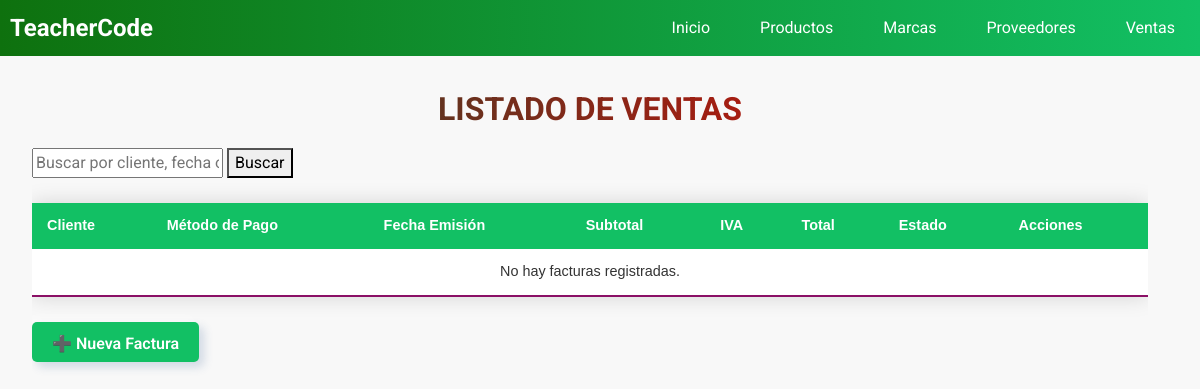
Page /invoice_list/ (signed in) on the earlier database version.
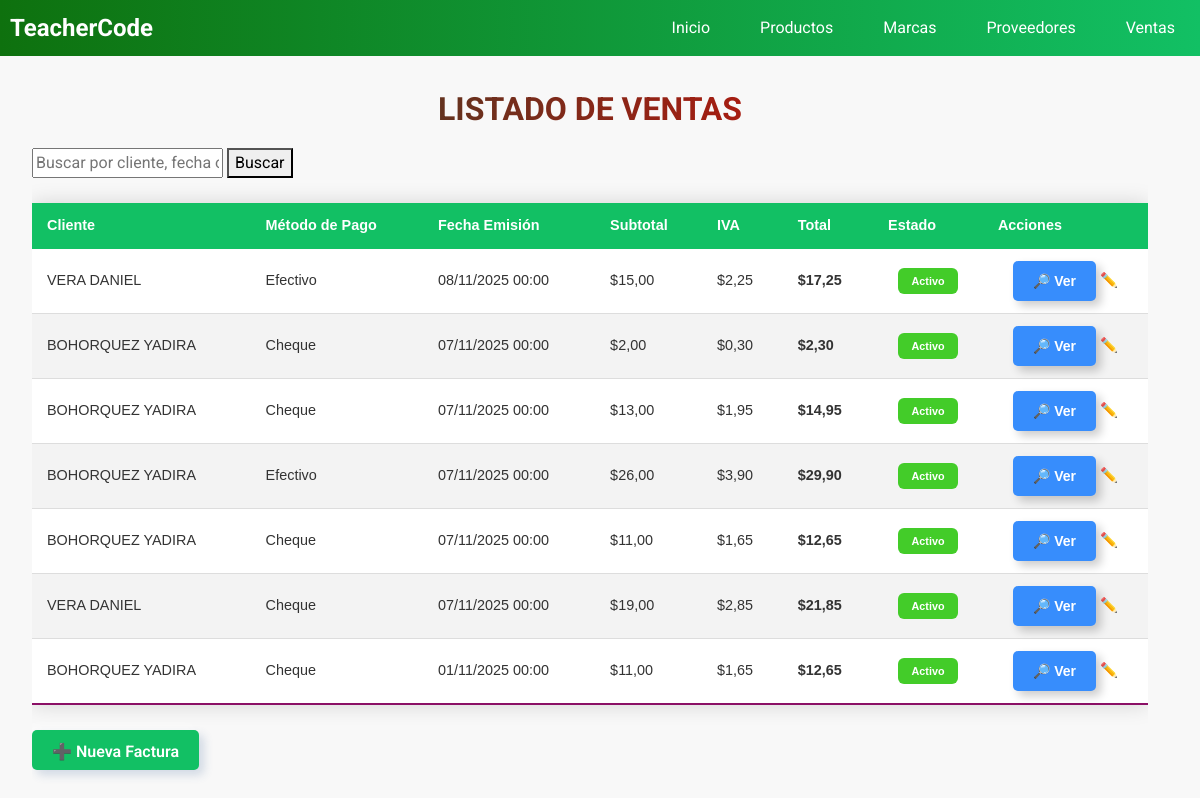
Same page on the later database version.
### commerce/models.py (models this page shows, shortened)
class Invoice(models.Model):
    customer = models.ForeignKey(Customer, on_delete=models.PROTECT,related_name='customer_invoices',verbose_name='Cliente')
    payment_method = models.CharField(verbose_name='Metodo de Pago',max_length=2,choices=InvoicePaymentMethod.choices,default=InvoicePaymentMethod.CASH)
    issue_date = models.DateTimeField(verbose_name='Fecha Emision',default=timezone.now)
    subtotal = models.DecimalField(verbose_name='Subtotal',default=0, max_digits=16, decimal_places=2)
    iva = models.DecimalField(verbose_name='Iva',default=0, max_digits=16, decimal_places=2)
    total = models.DecimalField(verbose_name='Total',default=0, max_digits=16, decimal_places=2)
    payment = models.DecimalField(verbose_name='Pago',default=0, max_digits=16, decimal_places=2)
    change = models.DecimalField(verbose_name='Cambio',default=0, max_digits=16, decimal_places=2)
    user = models.ForeignKey(User,on_delete=models.CASCADE)
    created = models.DateTimeField(auto_now_add=True)
    updated = models.DateTimeField(auto_now=True)
    state = models.BooleanField('Activo', default = True)
    class Meta:
        verbose_name = "Factura"
        verbose_name_plural = "Facturas"
        ordering = ('-issue_date','customer',)
        indexes = [
            models.Index(fields=['issue_date']),
            models.Index(fields=['customer']),
        ]

### core/models.py (models this page shows, shortened)
class Customer(models.Model):
    dni = models.CharField(verbose_name='Dni',max_length=13, unique=True, blank=True, null=True)
    first_name = models.CharField(verbose_name='Nombres',max_length=50)
    last_name = models.CharField(verbose_name='Apellidos',max_length=50)
    address = models.TextField(verbose_name='Dirección',blank=True, null=True)
    gender = models.CharField(verbose_name='Sexo',max_length=1, choices=CustomerGender, default=CustomerGender.MALE)
    date_of_birth = models.DateField(verbose_name='Fecha Nacimiento',blank=True, null=True)
    phone = models.CharField(max_length=10,validators=[phone_validator])
    email = models.EmailField(verbose_name='Correo',max_length=100, blank=True, null=True)
    image = models.ImageField(verbose_name='Foto',upload_to='customers/',blank=True,null=True,default='customers/default.png')
    user = models.ForeignKey(User,on_delete=models.CASCADE)
    created = models.DateTimeField(auto_now_add=True)
    updated = models.DateTimeField(auto_now=True)
    state = models.BooleanField(verbose_name='Activo', default = True)
    class Meta:
        verbose_name = "Cliente"
        verbose_name_plural = "Clientes"
        ordering = ['last_name']
        indexes = [models.Index(fields=['last_name']),]
    @property
    def get_full_name(self):
        return f"{self.last_name} {self.first_name}"

### commerce/views.py (the view)
# urls.py: path('invoice_list/', views.InvoiceListView.as_view(),name='invoice_list'),
class InvoiceListView(LoginRequiredMixin,TitleContextMixin,ListView):
    model = Invoice
    template_name = 'invoice/list.html'  # Nombre del template a usar
    context_object_name = 'invoices'     # Nombre del contexto a pasar al template
    paginate_by = 10
    title1 = "Autor | TeacherCode"
    title2 = "Listado de Ventas"
    def get_queryset(self):
        queryset = super().get_queryset()  # self.model.objects.all()
        query = self.request.GET.get('q','')
        if query:
            queryset = queryset.filter(Q(customer__last_name__icontains=query) | Q(customer__first_name__icontains=query))
        return queryset

### core/mixins.py (called while the page is built)
    def get_context_data(self, **kwargs):
        context = super().get_context_data(**kwargs)
        if self.title1:
            context["title1"] = self.title1
        if self.title2:
            context["title2"] = self.title2
        return context

### template/invoice/list.html (shortened to what this page needs)
{% extends 'base.html' %}
{% block content %}
<div class="table-container">
  <br>
  <h1 class="title">{{ title2|upper }}</h1>
  <form method="get">
    <input type="text" name="q" value="{{ request.GET.q }}" placeholder="Buscar por cliente, fecha o método de pago">
    <button type="submit">Buscar</button>
  </form>
  <table class="styled-table">
    <thead>
      <tr>
        <th>Cliente</th>
        <th>Método de Pago</th>
        <th>Fecha Emisión</th>
        <th>Subtotal</th>
        <th>IVA</th>
        <th>Total</th>
        <th>Estado</th>
        <th>Acciones</th>
      </tr>
    </thead>
    <tbody>
      {% for item in invoices %}
      <tr>
        <td>{{ item.customer.get_full_name }}</td>
        <td>{{ item.get_payment_method_display }}</td>
        <td>{{ item.issue_date|date:"d/m/Y H:i" }}</td>
        <td>${{ item.subtotal }}</td>
        <td>${{ item.iva }}</td>
        <td><strong>${{ item.total }}</strong></td>
       <td class="text-center">
          {% if item.state %}
            <span class="badge bg-success">Activo</span>
          {% else %}
            <span class="badge bg-danger">Anulado</span>
          {% endif %}
        </td>
        <td class="text-center">
          <button type="button" class="btn btn-sm btn-outline-primary view-detail" data-id="{{ item.id }}">
            🔎 Ver
          </button>
          <a href="{% url 'commerce:invoice_update' item.id %}" title="Editar">✏️</a>
        </td>
      </tr>
      {% empty %}
      <tr>
        <td colspan="10" style="text-align:center;">No hay facturas registradas.</td>
      </tr>
      {% endfor %}
    </tbody>
  </table>
  <div class="form-group mt-3">
    <a class="btn blue" href="{% url 'commerce:invoice_create' %}">➕ Nueva Factura</a>
  </div>
</div>
{% endblock content %}

### template/base.html (shortened to what this page needs)
<!DOCTYPE html>
<html lang="en">
<head>
  {% load static %}
  <link rel="stylesheet" href={% static 'css/bootstrap.min.css' %}>
  <link rel="stylesheet" href={% static 'css/main.css' %}>
</head>
<body>
  <header id="header">
   <span class="logo">TeacherCode</span>
   <nav >
    <ul class="menu" >
      <li>
        <a href={% url 'core:home' %}>Inicio</a>
      </li>
      <li>
        <a href="#">Productos</a>
      </li>
      <li>
        <a href="#">Marcas</a>
      </li>
      <li>
        <a href={% url 'core:supplier_list' %}>Proveedores</a>
      </li>
      <li>
        <a href={% url 'commerce:invoice_list' %}>Ventas</a>
      </li>
    </ul>
   </nav>
  </header>
  <main id="content" class="container" >
    {% block content %}{% endblock content %}
  </main>
</body>
</html>

### static/css/main.css (style rules this page uses)
body { font-family: 'Roboto', sans-serif; margin: 0; padding: 0; background-color: #f8f8f8; color: #333333; }
h1, h2, h3, h4, h5, h6 { margin-top: 0; color: rgb(97, 5, 97); }
a { color: #007bff; text-decoration: none; }
.title { font-size: 2em; font-weight: bold; background: linear-gradient(to right, rgb(11, 79, 48), red); -webkit-background-clip: text; background-clip: text; color: transparent; text-align: center; margin-bottom: 20px; }
#header { display: flex; justify-content: space-between; align-items: center; background: linear-gradient(to right, #0e710e, #12c064); padding: 10px; }
.logo { font-size: 1.5em; font-weight: bold; color:#fff; }
nav ul { list-style: none; padding: 0; margin: 0; display: flex; }
nav ul li { margin-left: 20px; }
nav ul li:first-child { margin-left: 0; }
nav ul li a { color: #ffffff; text-decoration: none; padding: 10px 15px; transition: background-color 0.3s ease; }
.table-container { overflow-x: auto; }
.styled-table { width: 100%; border-collapse: collapse; margin: 25px 0; font-size: 0.9em; font-family: sans-serif; box-shadow: 0 0 20px rgba(0, 0, 0, 0.15); background-color: #ffffff; }
.styled-table thead tr { background: #12c064; color: #ffffff; text-align: left; }
.styled-table th, .styled-table td { padding: 12px 15px; }
.styled-table tbody tr { border-bottom: 1px solid #dddddd; }
.styled-table tbody tr:nth-of-type(even) { background-color: #f3f3f3; }
.styled-table tbody tr:last-of-type { border-bottom: 2px solid #8b1066; }
.container { margin:10px 20px; }
.form-group { margin-bottom: 20px; }
.btn { height: 40px; color: #fff; border: none; padding: 10px 20px; border-radius: 5px; cursor: pointer; transition: background-color 0.3s; }
.blue { background-color: #12c064; color: #fff; }

Differences in the rows shown:
added Invoice: customer.get_full_name "VERA DANIEL", payment_method "Efectivo", issue_date "08/11/2025 00:00", subtotal "15,00", iva "2,25", total "17,25", state "Activo"
added Invoice: customer.get_full_name "BOHORQUEZ YADIRA", payment_method "Cheque", issue_date "07/11/2025 00:00", subtotal "2,00", iva "0,30", total "2,30", state "Activo"
added Invoice: customer.get_full_name "BOHORQUEZ YADIRA", payment_method "Cheque", issue_date "07/11/2025 00:00", subtotal "13,00", iva "1,95", total "14,95", state "Activo"
added Invoice: customer.get_full_name "BOHORQUEZ YADIRA", payment_method "Efectivo", issue_date "07/11/2025 00:00", subtotal "26,00", iva "3,90", total "29,90", state "Activo"
added Invoice: customer.get_full_name "BOHORQUEZ YADIRA", payment_method "Cheque", issue_date "07/11/2025 00:00", subtotal "11,00", iva "1,65", total "12,65", state "Activo"
added Invoice: customer.get_full_name "VERA DANIEL", payment_method "Cheque", issue_date "07/11/2025 00:00", subtotal "19,00", iva "2,85", total "21,85", state "Activo"
added Invoice: customer.get_full_name "BOHORQUEZ YADIRA", payment_method "Cheque", issue_date "01/11/2025 00:00", subtotal "11,00", iva "1,65", total "12,65", state "Activo"
Other differences:
text no longer shown: "No hay facturas registradas."
